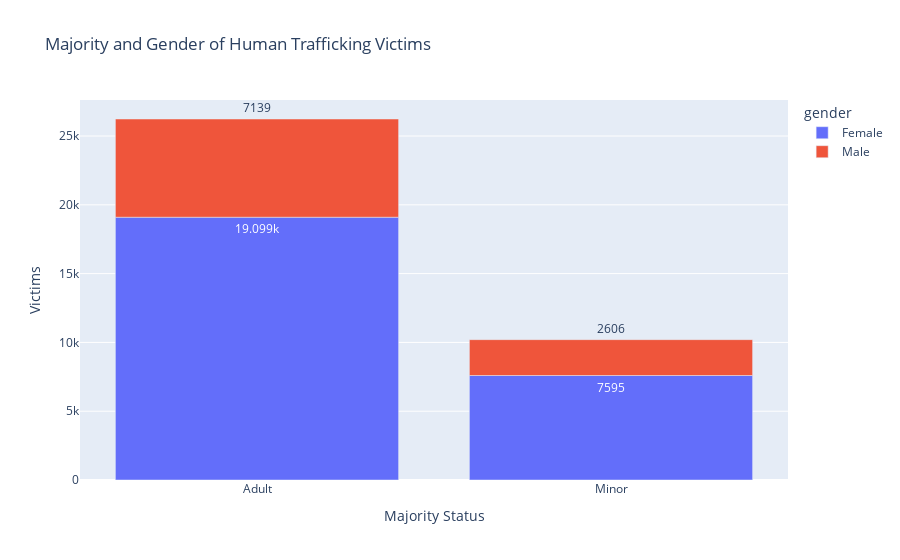

The code cell stored with this chart in its notebook:
### Code cell
data_bar_mg = pd.DataFrame(data.groupby(['gender', 'majorityStatus'])['majorityStatus'].agg(Victims='count')).reset_index()

fig = px.bar(data_bar_mg, x="majorityStatus", y="Victims", color="gender", 
            title="Majority and Gender of Human Trafficking Victims",
            labels={'majorityStatus':'Majority Status'})
fig.update_traces(texttemplate='%{value}', textposition='outside')
fig.update_layout(hovermode='x')
fig.show()

### Figure 1 — Plotly figure (JSON) as saved in the notebook; plotly's stock layout.template omitted (floating-point values rounded to 4 significant figures)
{"data": [{"alignmentgroup": "True", "hovertemplate": "gender=Female<br>Majority Status=%{x}<br>Victims=%{y}<extra></extra>", "legendgroup": "Female", "marker": {"color": "#636efa", "pattern": {"shape": ""}}, "name": "Female", "offsetgroup": "Female", "orientation": "v", "showlegend": true, "textposition": "outside", "texttemplate": "%{value}", "type": "bar", "x": ["Adult", "Minor"], "xaxis": "x", "y": [19099, 7595], "yaxis": "y"}, {"alignmentgroup": "True", "hovertemplate": "gender=Male<br>Majority Status=%{x}<br>Victims=%{y}<extra></extra>", "legendgroup": "Male", "marker": {"color": "#EF553B", "pattern": {"shape": ""}}, "name": "Male", "offsetgroup": "Male", "orientation": "v", "showlegend": true, "textposition": "outside", "texttemplate": "%{value}", "type": "bar", "x": ["Adult", "Minor"], "xaxis": "x", "y": [7139, 2606], "yaxis": "y"}], "layout": {"barmode": "relative", "hovermode": "x", "legend": {"title": {"text": "gender"}, "tracegroupgap": 0}, "title": {"text": "Majority and Gender of Human Trafficking Victims"}, "xaxis": {"anchor": "y", "domain": [0, 1], "title": {"text": "Majority Status"}}, "yaxis": {"anchor": "x", "domain": [0, 1], "title": {"text": "Victims"}}}}
